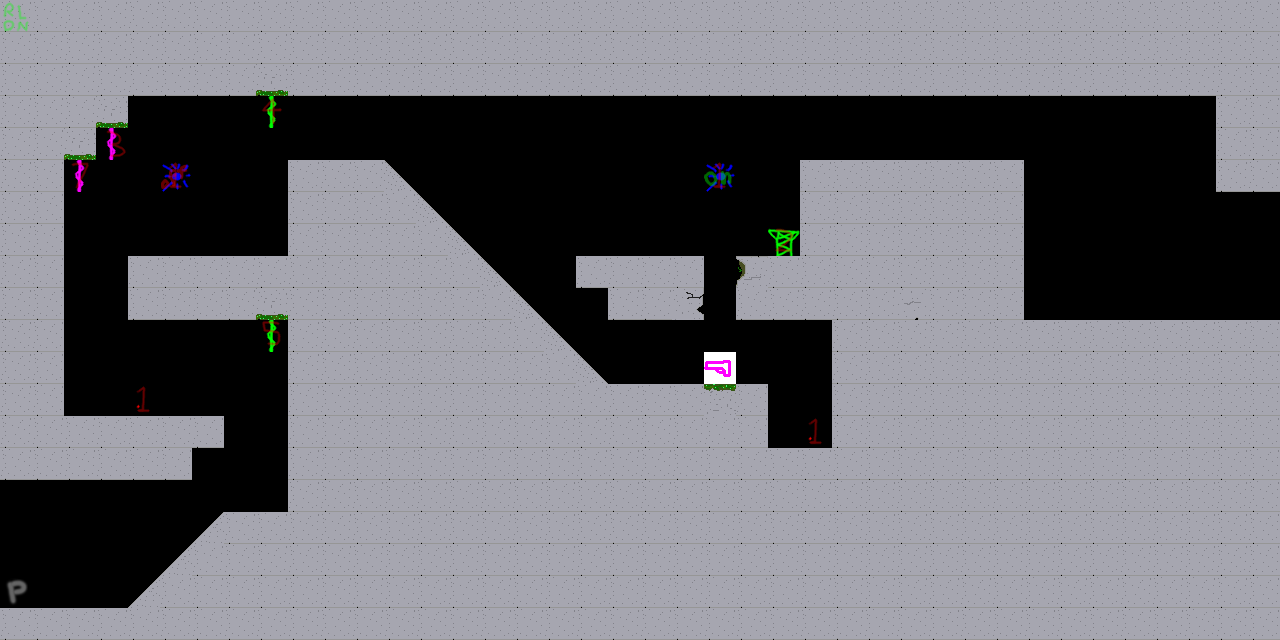

Tiled map render using the project's own tile images. Description and the map definition, with tile-layer contents summarised, below:
An orthogonal 40x20 tile map with 32x32 px tiles, 5 tile layers (platforms, objects, backgrounds, defaults, ...), 6 tilesets.

<map version="1.0" orientation="orthogonal" width="40" height="20" tilewidth="32" tileheight="32">
 <properties>
  <property name="name" value="level4" />
 </properties>
 <tileset firstgid="1" name="tile_ground" tilewidth="32" tileheight="32">
  <image source="../sheets/tile_ground.png" width="160" height="192" />
 </tileset>
 <tileset firstgid="31" name="tile_indicators" tilewidth="32" tileheight="32">
  <image source="../sheets/tile_indicators.png" width="256" height="256" />
 </tileset>
 <tileset firstgid="95" name="tile_lights" tilewidth="32" tileheight="32">
  <image source="../sheets/tile_lights.png" width="256" height="256" />
 </tileset>
 <tileset firstgid="159" name="tile_plants" tilewidth="32" tileheight="32">
  <image source="../sheets/tile_plants.png" width="256" height="256" />
 </tileset>
 <tileset firstgid="223" name="tile_special" tilewidth="32" tileheight="32">
  <image source="../sheets/tile_special.png" width="256" height="256" />
 </tileset>
 <tileset firstgid="287" name="tile_switches" tilewidth="32" tileheight="32">
  <image source="../sheets/tile_switches.png" width="256" height="256" />
 </tileset>
 <layer name="platforms" width="40" height="20">
  <data>[800 cells, 557 non-empty, 8 distinct tile ids]</data>
 </layer>
 <layer name="objects" width="40" height="20">
  <data>[800 cells, 13 non-empty, 7 distinct tile ids]</data>
 </layer>
 <layer name="backgrounds" width="40" height="20">
  <data>[800 cells, 0 non-empty, 0 distinct tile ids]</data>
 </layer>
 <layer name="defaults" width="40" height="20" opacity="0.4">
  <data>[800 cells, 10 non-empty, 10 distinct tile ids]</data>
 </layer>
 <layer name="interactions" width="40" height="20" opacity="0.4">
  <data>[800 cells, 4 non-empty, 1 distinct tile ids]</data>
 </layer>
</map>
